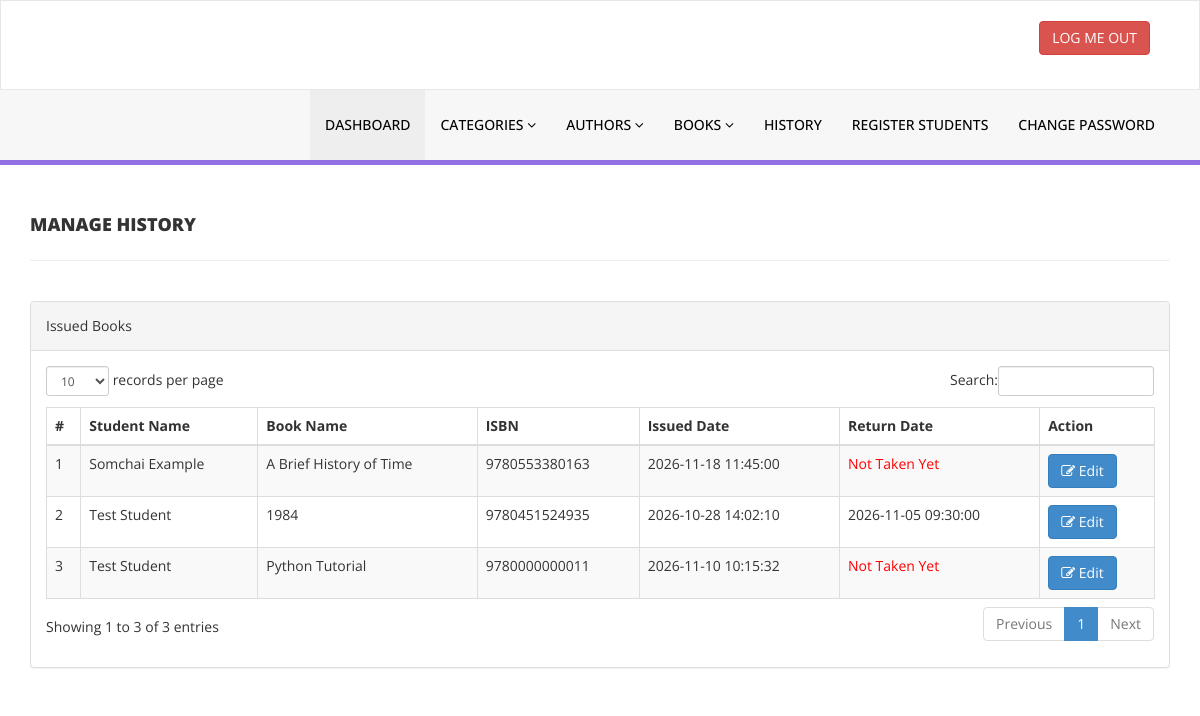
The app's page /admin/manage-history.php (signed in) with its own data.
### tables this page shows
CREATE TABLE tblissuedbookdetails (
  id int(11) NOT NULL AUTO_INCREMENT,
  BookId int(11) DEFAULT NULL,
  StudentID varchar(150) DEFAULT NULL,
  IssuesDate timestamp NULL DEFAULT current_timestamp(),
  ReturnDate timestamp NULL DEFAULT NULL,
  RetrunStatus int(1) DEFAULT 0,
  fine int(11) DEFAULT NULL,
  PRIMARY KEY (id)
);

CREATE TABLE tblstudents (
  id int(11) NOT NULL AUTO_INCREMENT,
  StudentId varchar(100) DEFAULT NULL,
  FullName varchar(120) DEFAULT NULL,
  EmailId varchar(120) DEFAULT NULL,
  MobileNumber char(11) DEFAULT NULL,
  Password varchar(120) DEFAULT NULL,
  Status int(1) DEFAULT NULL,
  RegDate timestamp NULL DEFAULT current_timestamp(),
  UpdationDate timestamp NULL DEFAULT NULL ON UPDATE current_timestamp(),
  PRIMARY KEY (id),
  UNIQUE KEY StudentId (StudentId)
);

CREATE TABLE tblbooks (
  id int(11) NOT NULL AUTO_INCREMENT,
  BookName varchar(255) DEFAULT NULL,
  CatId int(11) DEFAULT NULL,
  AuthorId int(11) DEFAULT NULL,
  ISBNNumber varchar(50) DEFAULT NULL,
  BookPrice decimal(10,2) DEFAULT NULL,
  Quantity int(11) NOT NULL DEFAULT 1,
  RegDate timestamp NULL DEFAULT current_timestamp(),
  UpdationDate timestamp NULL DEFAULT NULL ON UPDATE current_timestamp(),
  PRIMARY KEY (id)
);

### admin/manage-history.php (the view, shortened to what this page needs)
<?php
include('includes/config.php');
if(strlen($_SESSION['alogin'])==0) {
    header('location:index.php');
} else {
?>
<!DOCTYPE html>
<html xmlns="http://www.w3.org/1999/xhtml">
<head>
    <link href="assets/css/bootstrap.css" rel="stylesheet" />
    <link href="assets/css/font-awesome.css" rel="stylesheet" />
    <link href="assets/js/dataTables/dataTables.bootstrap.css" rel="stylesheet" />
    <link href="assets/css/style.css" rel="stylesheet" />
</head>
<body>
<?php include('includes/header.php');?>
<div class="content-wrapper">
    <div class="container">
        <div class="row pad-botm">
            <div class="col-md-12">
                <h4 class="header-line">MANAGE HISTORY</h4>
            </div>
        </div>
        <div class="row">
            <div class="col-md-12">
                <div class="panel panel-default">
                    <div class="panel-heading">
                        Issued Books
                    </div>
                    <div class="panel-body">
                        <div class="table-responsive">
                            <table class="table table-striped table-bordered table-hover" id="dataTables-example">
                                <thead>
                                    <tr>
                                        <th>#</th>
                                        <th>Student Name</th>
                                        <th>Book Name</th>
                                        <th>ISBN</th>
                                        <th>Issued Date</th>
                                        <th>Return Date</th>
                                        <th>Action</th>
                                    </tr>
                                </thead>
                                <tbody>
<?php
$sql = "SELECT tblstudents.FullName, tblbooks.BookName, tblbooks.ISBNNumber, tblissuedbookdetails.IssuesDate, tblissuedbookdetails.ReturnDate, tblissuedbookdetails.id as rid
        FROM tblissuedbookdetails
        JOIN tblstudents ON tblstudents.StudentId = tblissuedbookdetails.StudentId
        JOIN tblbooks ON tblbooks.id = tblissuedbookdetails.BookId
        ORDER BY tblissuedbookdetails.id DESC";
$query = $dbh -> prepare($sql);
$query->execute();
$results = $query->fetchAll(PDO::FETCH_OBJ);
$cnt = 1;
if($query->rowCount() > 0) {
    foreach($results as $result) {
?>
<tr class="odd gradeX">
    <td class="center"><?php echo htmlentities($cnt);?></td>
    <td class="center"><?php echo htmlentities($result->FullName);?></td>
    <td class="center"><?php echo htmlentities($result->BookName);?></td>
    <td class="center"><?php echo htmlentities($result->ISBNNumber);?></td>
    <td class="center"><?php echo htmlentities($result->IssuesDate);?></td>
    <td class="center">
        <?php
            if ($result->ReturnDate == "" || is_null($result->ReturnDate)) {
                echo '<span style="color:red">' . htmlentities("Not Taken Yet") . '</span>';
            } elseif ($result->ReturnDate == "0000-00-00 00:00:00") {
                echo '<span style="color:red">' . htmlentities("Not Return Yet") . '</span>';
            } else {
                echo htmlentities($result->ReturnDate);
            }
        ?>
    </td>
    <td class="center">
        <a href="update-issue-bookdeails.php?rid=<?php echo htmlentities($result->rid);?>">
            <button class="btn btn-primary"><i class="fa fa-edit "></i> Edit</button>
        </a>
    </td>
</tr>
<?php $cnt = $cnt + 1; } } ?>
                                </tbody>
                            </table>
                        </div>
                    </div>
                </div>
            </div>
        </div>
    </div>
</div>
</body>
</html>
<?php } ?>

### admin/assets/css/style.css (style rules this page uses)
.content-wrapper { margin-top: 40px; min-height:800px; padding-bottom:90px; }
.header-line { font-weight:900; padding-bottom:25px; border-bottom:1px solid #eeeeee; text-transform:uppercase; }
.pad-botm { padding-bottom:30px; }

### records on screen
tblissuedbookdetails: tblstudents.FullName "Somchai Example", BookId.BookName "A Brief History of Time", BookId.ISBNNumber "9780553380163", IssuesDate "2026-11-18 11:45:00"
tblissuedbookdetails: tblstudents.FullName "Test Student", BookId.BookName "1984", BookId.ISBNNumber "9780451524935", IssuesDate "2026-10-28 14:02:10", ReturnDate "2026-11-05 09:30:00"
tblissuedbookdetails: tblstudents.FullName "Test Student", BookId.BookName "Python Tutorial", BookId.ISBNNumber "9780000000011", IssuesDate "2026-11-10 10:15:32"
